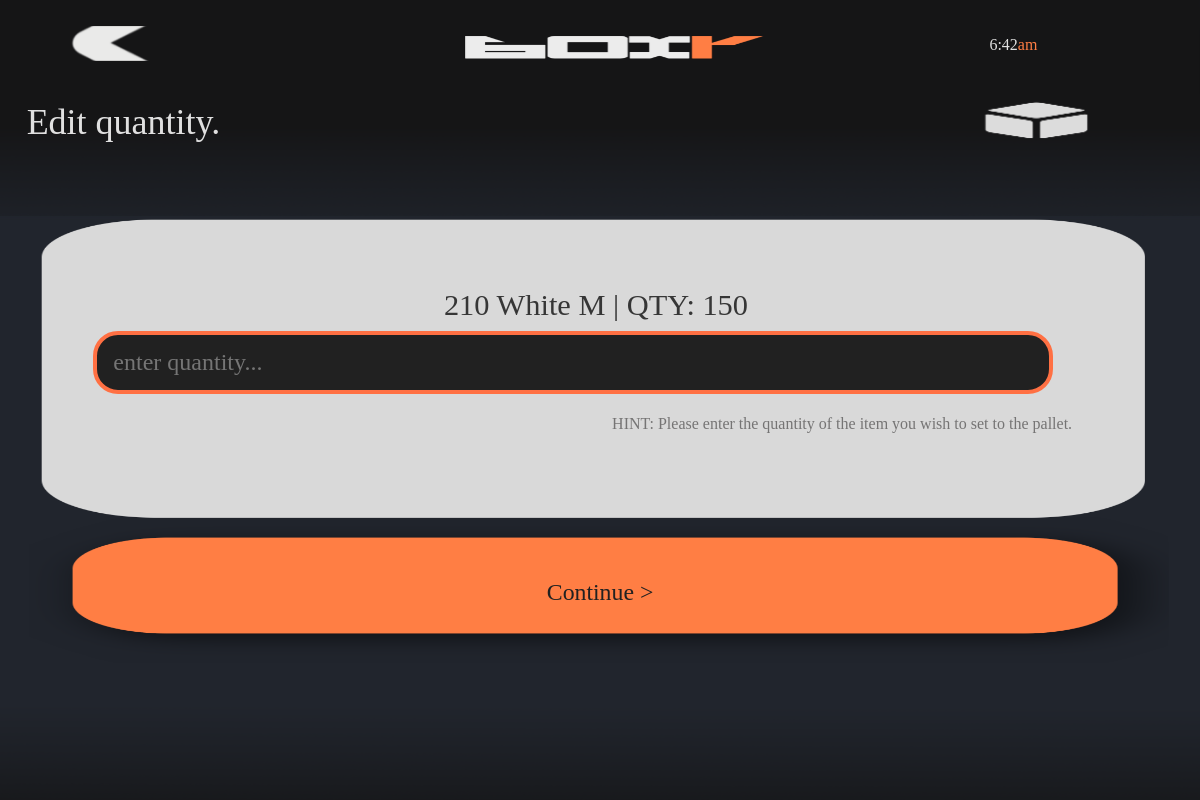
Before: /search/item/edit/60 (signed in) with the older database file.
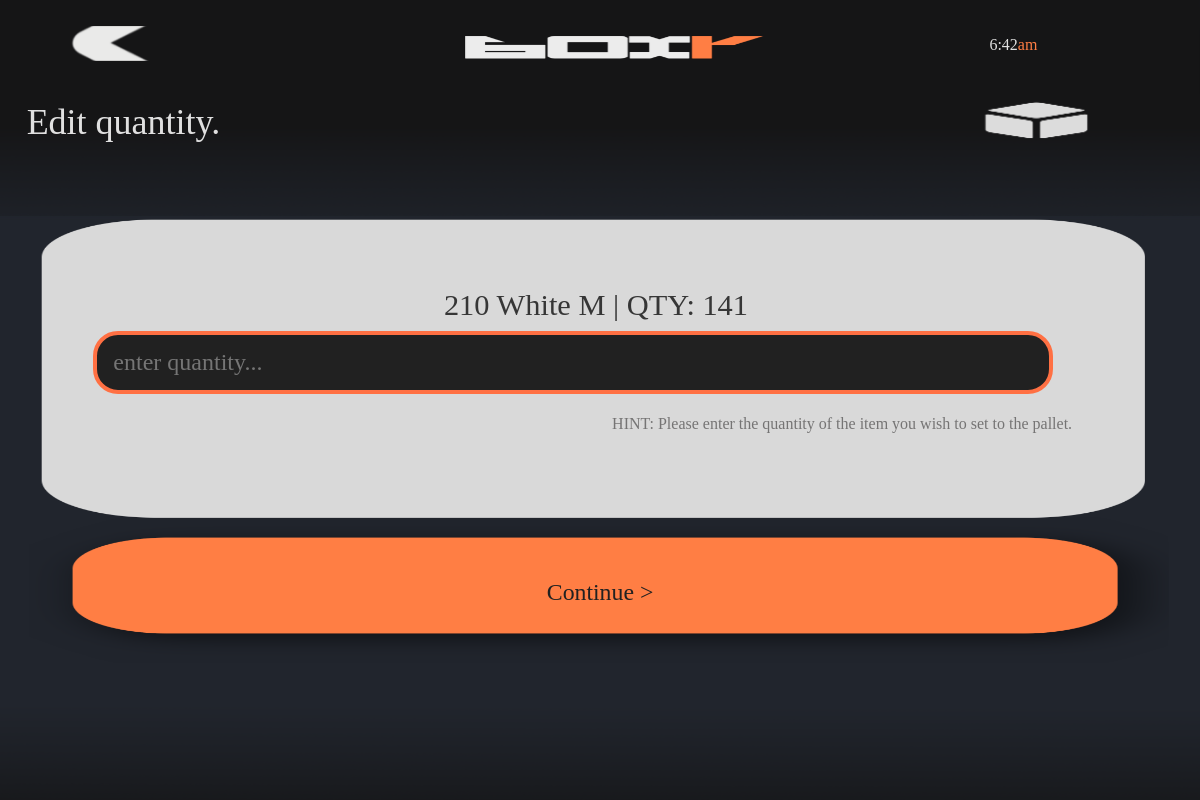
After: the same page with the newer database file.
### main/models.py (models this page shows, shortened)
class Products_On_Pallets(models.Model):
    product = models.ForeignKey(Product, on_delete=models.CASCADE)
    pallet = models.ForeignKey(Pallets, on_delete=models.CASCADE)
    qty = models.IntegerField(default=0)

### main/views.py (the view)
# urls.py: path('search/item/edit/<int:item_id>', views.search_item_edit, name='edit-item'),
def search_item_edit(request, item_id):
    p = Products_On_Pallets.objects.get(id=item_id)
    product = p.product
    content = {
        "item":p,
        "product":product
    }
    return verifyUser(request, render(request, 'main/search/item/search_item_edit.html', content))

### main/models.py (called while the page is built)
    def __str__(self):
        return self.size_name

    def __str__(self):
        return str(self.style_id)

    def __str__(self):
        return self.color_name

    def __str__(self):
        return str(self.style) + " " + str(self.color) + " " + str(self.size)

### main/views.py (called while the page is built)
def verifyUser(request, renderObj):
    if(request.user is None or request.user.is_authenticated == False):
        print("Redirecting!")
        return redirect("/accounts/login")
    else:
        print("Rendering!")
        return renderObj

### main/templates/main/search/item/search_item_edit.html (shortened to what this page needs)
<!DOCTYPE html>
<html><head><meta name="GCD" content="YTk3ODQ3ZWZhN2I4NzZmMzBkNTEwYjJl7f744fdf6471ef02628479fc56257581"/>
  {% load static %}
  <link rel="stylesheet" href="{% static 'css/main.css' %}" />
</head>
<body>
  <gwd-genericad id="gwd-ad">
    <gwd-pagedeck class="gwd-page-container" id="pagedeck" data-gwd-offset-top="0px" data-gwd-offset-left="0px">
      <gwd-page id="page1" class="gwd-page-wrapper gwd-page-size gwd-lightbox gwd-page-1f4d" data-gwd-width="100%" data-gwd-height="100%">
        <div class="gwd-page-content gwd-page-size">
          <gwd-image id="pageBG" source="{% static 'images/addpallet/page3/home_mockup_BG.png' %}" scaling="stretch" class="gwd-image-1l7d"></gwd-image>
          <gwd-image id="headerBG" source="{% static 'images/addpallet/page3/home_mockup_TIMEBG.png' %}" scaling="stretch" class="gwd-image-pqq6"></gwd-image>
          <gwd-image id="topBar" source="{% static 'images/addpallet/page3/topBar.png' %}" scaling="stretch" class="gwd-image-1rbp"></gwd-image>
          <gwd-image onclick="location.href = '/home'" id="logoBoxr" source="{% static 'images/addpallet/page3/home_logo.png' %}" scaling="stretch" class="gwd-image-1q3q"></gwd-image>
          <gwd-imagebutton id="buttonBack" up-image="{% static 'images/addpallet/page3/backArrow.png' %}" over-image="{% static 'images/addpallet/page3/backArrow.png' %}" down-image="{% static 'images/addpallet/page3/backArrow.png' %}" scaling="cover" class="gwd-imagebutton-4wfy"></gwd-imagebutton>
          <span class="gwd-span-l190" id="timeDispSmall"><span class="gwd-span-rbea" id="12hdisp"></span><span class="gwd-span-1x1k" id="numbers">pm</span></span><span class="gwd-span-b32t" id="searchLabel">Edit quantity.</span>
          <gwd-image id="headerIcon" source="{% static 'images/addpallet/page3/box.png' %}" scaling="stretch" class="gwd-image-569z"></gwd-image>
          <gwd-image id="clipboard_partial" source="{% static 'images/addpallet/page3/clipboard_partial.png' %}" scaling="stretch" class="gwd-image-1evy"></gwd-image>
          <span class="gwd-span-b32t gwd-span-cbj8 gwd-span-y8ju" id="clipboardTextPalletName">
            {{ product }} | QTY: {{ item.qty }}
          </span>
          <form name="bigFormThing" action="{% url 'search-item-save' item.pk %}", method = POST >
          <input type="number" id="value" name="value" class="gwd-input-pkyf gwd-input-9clr" placeholder="enter quantity...">
          </form>
          <p class="gwd-p-g7dd">HINT: Please enter the quantity of the item you wish to set to the pallet.</p>
          <gwd-imagebutton id="searchItemButt" onclick="pretzels()" up-image="{% static 'images/addpallet/page3/butt.png' %}" over-image="{% static 'images/addpallet/page3/butt.png' %}" down-image="{% static 'images/addpallet/page3/butt.png' %}" scaling="100% 100%" class="gwd-imagebutton-122t"></gwd-imagebutton><span class="gwd-span-1m6s gwd-span-1707" id="itemButtLabel" style="pointer-events: none;">Continue &gt;</span></div>
      </gwd-page>
    </gwd-pagedeck>
  </gwd-genericad>
</body></html>

Changed rows visible on the page:
changed Products_On_Pallets: qty "150" → "141"
